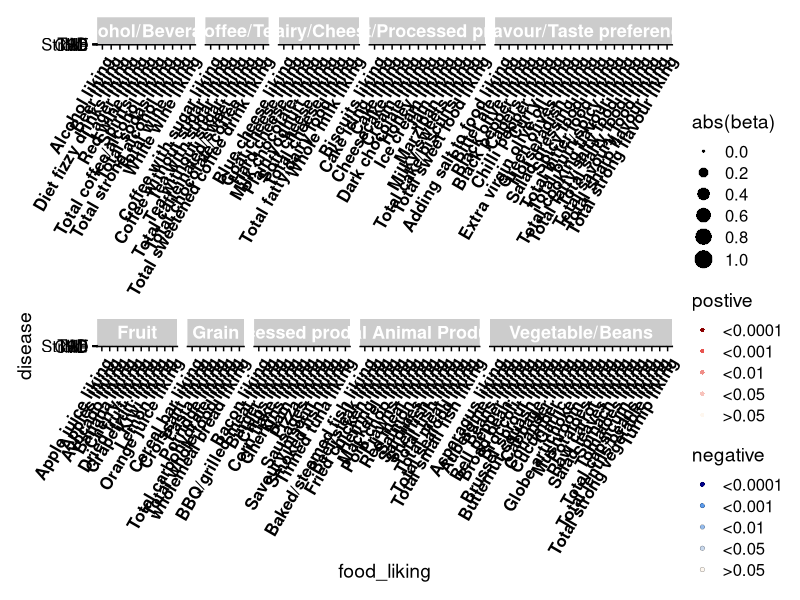

The R source for this figure:
library(RColorBrewer)
library(dplyr)
library(tidyverse)
library(data.table)
library(ggplot2)
library(patchwork)
library(cowplot)
setwd("F:/")
data_21<-read.csv("food_liking_cox_results1.csv")
data_22<-read.csv("food_liking_cox_results2.csv")
data_21$postive <- factor(data_21$postive, levels = c(labels = c("<0.0001","<0.001", "<0.01", "<0.05", ">0.05")))
data_21$negative <- factor(data_21$negative, levels = c(labels = c("<0.0001","<0.001", "<0.01", "<0.05", ">0.05")))
data_22$postive <- factor(data_22$postive, levels = c(labels = c("<0.0001","<0.001", "<0.01", "<0.05", ">0.05")))
data_22$negative <- factor(data_22$negative, levels = c(labels = c("<0.0001","<0.001", "<0.01", "<0.05", ">0.05")))
pdf(file = "heatmap1002.pdf", width = 16.5, height = 9.5)
group_colors1 = c( "Alcohol/Beverage" ="#E64835FF", "Coffee/Tea" ="#4DBBD5FF", "Dairy/Cheese" ="#7E6148FF",
                   "Dessert/Processed products" ="#3C5488FF","Flavour/Taste preference" ="#F39B7FFF" )
# 
p1 <- ggplot() +
    geom_point(data = subset(data_21, beta > 0), shape = 19, stroke = 0,
               aes(x = food_liking, y = disease, size = abs(beta), color = postive)) +
    geom_point(data = subset(data_21, beta < 0), shape = 21, stroke = 0.1,
               aes(x = food_liking, y = disease, size = abs(beta), fill = negative)) +
    scale_size_continuous(limits = c(0, 1), breaks = c(0, 0.2, 0.4, 0.6, 0.8, 1)) +
    scale_fill_manual(values = c("darkblue", "#5C9BEB", "#94BBEC", "#C8D8ED", "#FEF7EF")) +
    scale_color_manual(values = c("darkred", "#E85450", "#F08E88", "#F8C3BC", "#FEF7EF")) +
    cowplot::theme_cowplot() + 
    theme(panel.grid.major = element_blank(),
          axis.text.x = element_text(angle = 60, hjust = 1,size = 12,face = "bold"),
          axis.title.x = element_blank(),
          axis.title.y = element_blank(),
          panel.border = element_rect(color = "black", fill = NA, linewidth = 1),
          legend.position = "none",
          plot.title = element_text(hjust = 0.5)) +
    facet_grid(. ~ category, scales = 'free', space = "free", margins = "vs") +
    theme(
        strip.text = element_text(size = 13, color = "white",face = "bold"),  
        panel.spacing = unit(0.5, "lines"), 
        #strip.background = element_rect(fill = group_colors1[levels(as.factor(data_21$category))])  
    )
p2 <- ggplot() +
    geom_point(data = subset(data_22, beta > 0), shape = 19, stroke = 0,
               aes(x = food_liking, y = disease, size = abs(beta), color = postive)) +
    geom_point(data = subset(data_22, beta < 0), shape = 21, stroke = 0.1,
               aes(x = food_liking, y = disease, size = abs(beta), fill = negative)) +
    scale_size_continuous(limits = c(0, 1), breaks = c(0, 0.2, 0.4, 0.6, 0.8, 1)) +
    scale_fill_manual(values = c("darkblue", "#5C9BEB", "#94BBEC", "#C8D8ED", "#FEF7EF")) +
    scale_color_manual(values = c("darkred", "#E85450", "#F08E88", "#F8C3BC", "#FEF7EF")) +
    cowplot::theme_cowplot() + 
    theme(panel.grid.major = element_blank(),
          axis.text.x = element_text(angle = 60, hjust = 1,size = 12,face = "bold"),
          panel.border = element_rect(color = "black", fill = NA, linewidth = 1),
          plot.title = element_text(hjust = 0.5)) +
    facet_grid(. ~ category, scales = 'free', space = "free", margins = "vs") +
    theme(
        strip.text = element_text(size = 13, color = "white",face = "bold"),  # 
        panel.spacing = unit(0.5, "lines"),  #
        # strip.background = element_rect(fill = group_colors2[levels(as.factor(data_22$category))]) 
    )

p3 <- p1 / p2
print(p3)

dev.off()
